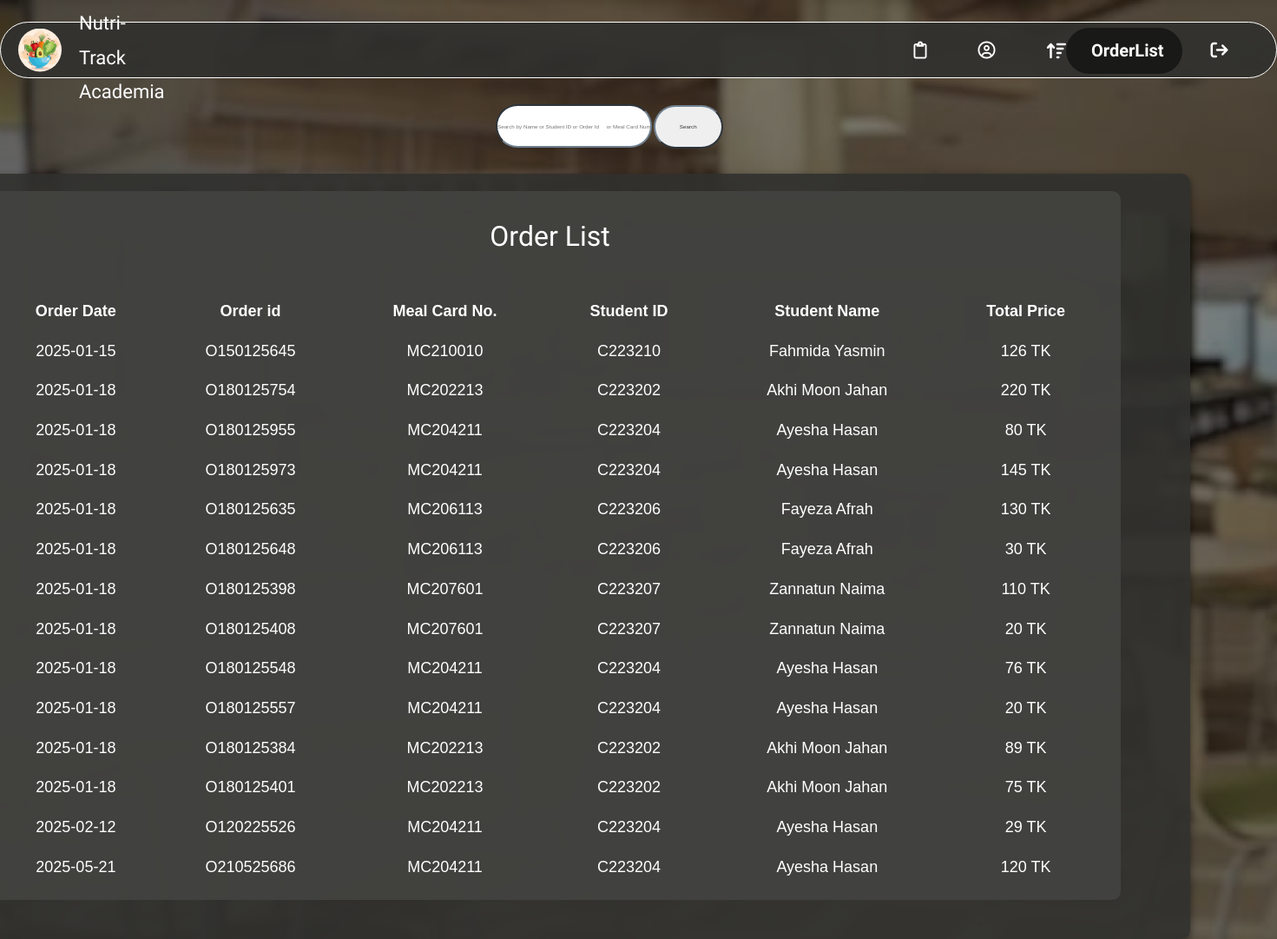
Screenshot of /nutri_track/order_list.php (signed in) with the database file from the repository.
### tables this page shows
CREATE TABLE `order_info` (
  `meal_cn` varchar(8) NOT NULL,
  `order_id` varchar(10) NOT NULL,
  `order_date` date NOT NULL,
  `total_price` int(11) NOT NULL
);

CREATE TABLE `stu_info` (
  `student_id` varchar(100) NOT NULL,
  `stu_name` varchar(100) NOT NULL,
  `email` varchar(255) NOT NULL,
  `password` varchar(255) NOT NULL,
  `department` varchar(100) NOT NULL,
  `semester` int(11) NOT NULL,
  `varsity_pin` varchar(12) NOT NULL,
  `meal_cn` varchar(8) DEFAULT NULL
);

### nutri_track/order_list.php (the view, shortened to what this page needs)
<?php
include 'db_connection.php';
$search_query = "";
$result = mysqli_query($connection,"SELECT stu_info.stu_name, stu_info.student_id,
order_info.* FROM order_info
INNER JOIN stu_info ON order_info.meal_cn = stu_info.meal_cn $search_query");
?>
<!DOCTYPE html>
<html lang="en">
  <head>
    <link rel="stylesheet" href="https://maxcdn.bootstrapcdn.com/bootstrap/3.4.1/css/bootstrap.min.css">
    <link rel="stylesheet" href="https://cdnjs.cloudflare.com/ajax/libs/font-awesome/6.2.1/css/all.min.css"/>
  </head>
  <body>
      <nav class="navbar">
        <img id="ntac_logo" src="images/ntac_logo.jpeg">
        <h1><a href="home.php">Nutri-Track Academia</a></h1>
    <div class="icon-section">
      <ul class="navbar-icons">
        <li class="navbar-icon">
        <i class="fa-regular fa-clipboard"></i>
        <a href="meal_menu_editing.php" class="btn btn-dark"><span>MenuEdit</span></a>
        </li>
        <li class="navbar-icon">
          <i class="fa-regular fa-circle-user"></i>
          <a href="update_admin.php" class="btn btn-dark"><span>Profile</span></a>
        </li>
        <li class="navbar-icon active">
        <i class="fa-solid fa-arrow-up-wide-short"></i>
        <a href="#" class="btn btn-dark"><span>OrderList</span></a>
        </li>
        <li class="navbar-icon">
        <i class="fa-solid fa-arrow-right-from-bracket"></i>
        <a href="admin_logout.php" class="btn btn-dark"><span>Logout</span></a>
        </li>
      </ul>
      </div>
    </nav>
    <form method="GET" action="">
    <input type="text" name="search" id="search_bar" placeholder="Search by Name or Student ID or Order Id
    or Meal Card Number" value="<?php echo $_GET['search'] ?? ''; ?>">
    <button type="submit" id="search_button">Search</button>
</form>
    <div id="order-container">
    <div class="order-item">
          <h3>Order List</h3><br>
          <table class="order-table">
              <tr>
                  <th>Order Date</th>
                  <th>Order id</th>
                  <th>Meal Card No.</th>
                  <th>Student ID</th>
                  <th>Student Name</th>
                  <th>Total Price</th>
              </tr>
              <?php
               while ($row = mysqli_fetch_array($result)) {
                $order_id=$row['order_id']; ?>
                  <tr>
                      <td><?php echo $row['order_date']; ?></td>
                      <td><?php echo $row['order_id']; ?></td>
                      <td><?php echo $row['meal_cn']; ?></td>
                      <td><?php echo $row['student_id']; ?></td>
                      <td><?php echo $row['stu_name']; ?></td>
                      <td><?php echo $row['total_price']; ?> TK</td>
                  </tr>
              <?php } ?>
          </table>
  </div>
  </body>
</html>

### nutri_track/order_list.php (style rules this page uses)
:root { --white: #ffffff; --black: #000000; --green: white; --green-light-opacity: rgba(0, 0, 0, 0.5); }
* { margin: 0; padding: 0; outline: none; list-style-type: none; box-sizing: border-box; font-family: Arial, sans-serif; }
html, body { font-size: 62.5%; ; }
body { display: flex; position: relative; height: 100%; width: 100%; background-image: linear-gradient(rgba(0, 0, 0, 0.5), rgba(0, 0, 0, 0.5)), url('images/nice 4.jpg'); }
.navbar { display: flex; align-items: center; height: 6.5rem; padding: 1rem; margin-top: 25px; width: 100%; background-color: rgba(48, 48, 46, 0.9); border: 1px solid var(--white); border-radius: 50px; box-shadow: var(--shadow-black); font-family: "Sofia", sans-serif; }
.navbar-icons { flex: 1; display: flex; align-items: center; justify-content: space-around; }
.navbar-icon { flex: 20%; display: flex; align-items: center; justify-content: space-evenly; text-decoration: none; cursor: pointer; border-radius: 35px; padding: 1.1rem 2rem 1.1rem 1.3rem; color: white; }
.navbar-icon i { font-size: 2rem; color: var(--green-dark); }
.navbar-icon a span { opacity: 0; font-size: 1.5rem; font-weight: 600; color: var(--green); margin-left: -12rem; transition: opacity 0.1s ease, margin-left 0.5s ease; font-family: "Sofia", sans-serif; }
.active.navbar-icon a { display: flex; align-items: center; border-radius: 35px; width: auto; background-color: var(--green-light-opacity); padding: 1.1rem 2rem 1.1rem 1.3rem; }
.active.navbar-icon i { color: var(--green); }
.active.navbar-icon span { opacity: 1; font-size: 20px; margin-left: 1.5rem; font-family: "Sofia", sans-serif; }
#ntac_logo { height: 50px; width:50px; clip-path: circle(); margin-right: 20px; margin-left: 10px; }
.navbar h1 a { font-size: 22px; font-family: "Sofia", sans-serif; color:#ffffff; }
.icon-section { margin-left:850px; width:500px; margin-bottom: -12px; }
#order-container { display: flex; justify-content: space-around; align-items: center; width: 1500px; height: fit-content; background: rgba(48, 48, 46, 0.9); padding: 20px; border-radius: 10px; box-shadow: 0 4px 8px rgba(0, 0, 0, 0.5); margin-top: 200px; margin-left: -1600px; }
.order-item { width: 90%; height: auto; background: rgba(67, 67, 65, 0.9); border-radius: 10px; display: flex; flex-direction: column; align-items: center; padding: 15px; transition: all 0.5s ease-in-out; font-size: 18px; font-family: Arial, sans-serif; margin: 0 0 25px 25px; }
.order-item h3 { color: white; font-family: "Sofia", sans-serif; font-size: 32px; }
.order-table { width: 100%; margin-top: 10px; color: white; }
.order-table th, .order-table td { padding: 10px; text-align: center; }
#search_bar { border-radius: 30px; width:180px; height: 50px; border-color: slategray; margin-top: 120px; margin-left: -900px; }
#search_button { border-radius: 30px; width:80px; height: 50px; border-color: slategray; }

### rows the page displays
order_info: order_date "2025-01-15", order_id "O150125645", meal_cn "MC210010", stu_info.student_id "C223210", stu_info.stu_name "Fahmida Yasmin", total_price "126"
order_info: order_date "2025-01-18", order_id "O180125754", meal_cn "MC202213", stu_info.student_id "C223202", stu_info.stu_name "Akhi Moon Jahan", total_price "220"
order_info: order_date "2025-01-18", order_id "O180125955", meal_cn "MC204211", stu_info.student_id "C223204", stu_info.stu_name "Ayesha Hasan", total_price "80"
order_info: order_date "2025-01-18", order_id "O180125973", meal_cn "MC204211", stu_info.student_id "C223204", stu_info.stu_name "Ayesha Hasan", total_price "145"
order_info: order_date "2025-01-18", order_id "O180125635", meal_cn "MC206113", stu_info.student_id "C223206", stu_info.stu_name "Fayeza Afrah", total_price "130"
order_info: order_date "2025-01-18", order_id "O180125648", meal_cn "MC206113", stu_info.student_id "C223206", stu_info.stu_name "Fayeza Afrah", total_price "30"
order_info: order_date "2025-01-18", order_id "O180125398", meal_cn "MC207601", stu_info.student_id "C223207", stu_info.stu_name "Zannatun Naima", total_price "110"
order_info: order_date "2025-01-18", order_id "O180125408", meal_cn "MC207601", stu_info.student_id "C223207", stu_info.stu_name "Zannatun Naima", total_price "20"
order_info: order_date "2025-01-18", order_id "O180125548", meal_cn "MC204211", stu_info.student_id "C223204", stu_info.stu_name "Ayesha Hasan", total_price "76"
order_info: order_date "2025-01-18", order_id "O180125557", meal_cn "MC204211", stu_info.student_id "C223204", stu_info.stu_name "Ayesha Hasan", total_price "20"
order_info: order_date "2025-01-18", order_id "O180125384", meal_cn "MC202213", stu_info.student_id "C223202", stu_info.stu_name "Akhi Moon Jahan", total_price "89"
order_info: order_date "2025-01-18", order_id "O180125401", meal_cn "MC202213", stu_info.student_id "C223202", stu_info.stu_name "Akhi Moon Jahan", total_price "75"
order_info: order_date "2025-02-12", order_id "O120225526", meal_cn "MC204211", stu_info.student_id "C223204", stu_info.stu_name "Ayesha Hasan", total_price "29"
order_info: order_date "2025-05-21", order_id "O210525686", meal_cn "MC204211", stu_info.student_id "C223204", stu_info.stu_name "Ayesha Hasan", total_price "120"
